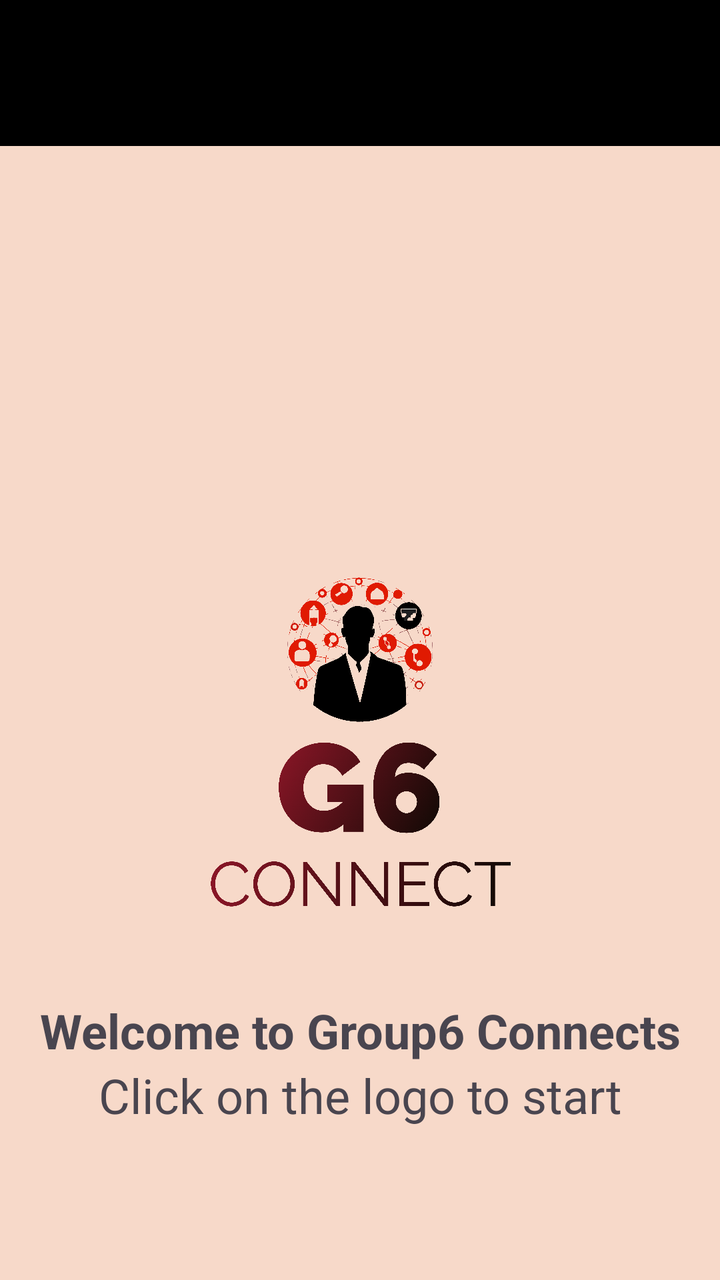
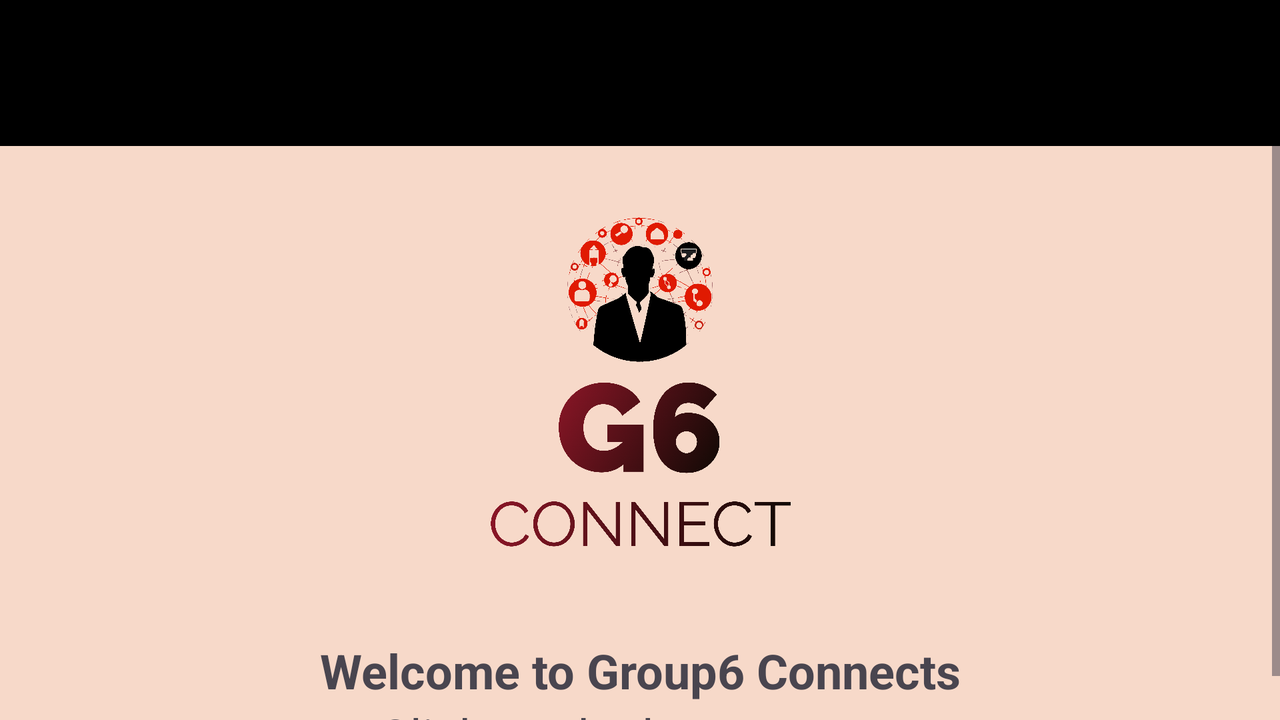

First picture: res/layout/ on a phone held upright. Second picture: the repository's own variant of that layout, on a device whose configuration matches the variant's folder. Source for both follows.
<!-- AndroidManifest.xml: application theme Theme.Group6_Project1 -->
<!-- res/layout/intro.xml -->
<?xml version="1.0" encoding="utf-8"?>
<LinearLayout xmlns:android="http://schemas.android.com/apk/res/android"
    xmlns:app="http://schemas.android.com/apk/res-auto"
    android:layout_width="match_parent"
    android:layout_height="match_parent"
    android:layout_gravity="center"
    android:background="#f7d9c9"
    android:orientation="vertical">

    


    <LinearLayout

        android:layout_width="match_parent"
        android:layout_height="73dp"
        android:background="@color/black">


        <ImageView
            android:id="@+id/ic_back"
            android:layout_width="50dp"
            android:layout_height="50dp"
            android:layout_gravity="center"
            android:layout_marginStart="180dp"
            android:layout_marginEnd="10dp"
            app:srcCompat="@drawable/group6_logo" />


    </LinearLayout>

    <ImageView
        android:id="@+id/main_img"
        android:layout_width="match_parent"
        android:layout_height="196dp"
        android:layout_marginTop="200dp"
        app:srcCompat="@drawable/group6_transparent" />

    <TextView
        android:layout_width="match_parent"
        android:layout_height="wrap_content"
        android:layout_gravity="center"
        android:layout_marginTop="30dp"
        android:gravity="center"
        android:text="Welcome to Group6 Connects"
        android:textSize="24sp"
        android:textStyle="bold" />

    <TextView
        android:id="@+id/textView6"
        android:layout_width="match_parent"
        android:layout_height="wrap_content"
        android:gravity="center"
        android:text="Click on the logo to start"
        android:textSize="24sp" />


</LinearLayout>
<!-- resources referenced by this layout -->
<resources>
  <!-- drawable group6_transparent: png bitmap (drawable, 917041 bytes) -->
  <style name="Theme.Group6_Project1" parent="Base.Theme.Group6_Project1" />
  <style name="Base.Theme.Group6_Project1" parent="Theme.Material3.DayNight.NoActionBar">
          
          
      </style>
</resources>
<!-- res/layout-land/intro.xml (the repository's variant of the layout above) -->
<!-- drawn on the phone turned sideways -->
<?xml version="1.0" encoding="utf-8"?>
<LinearLayout xmlns:android="http://schemas.android.com/apk/res/android"
    xmlns:app="http://schemas.android.com/apk/res-auto"
    android:layout_width="match_parent"
    android:layout_height="match_parent"
    android:layout_gravity="center"
    android:background="#f7d9c9"
    android:orientation="vertical">

    


    <LinearLayout

        android:layout_width="match_parent"
        android:layout_height="73dp"
        android:background="@color/black">


        <ImageView
            android:id="@+id/ic_back"
            android:layout_width="50dp"
            android:layout_height="50dp"
            android:layout_gravity="center"
            android:layout_marginStart="340dp"
            android:layout_marginEnd="10dp"
            app:srcCompat="@drawable/group6_logo" />


    </LinearLayout>

    <ScrollView
        android:layout_width="match_parent"
        android:layout_height="match_parent" >

        <LinearLayout
            android:layout_width="match_parent"
            android:layout_height="wrap_content"
            android:orientation="vertical">

            <ImageView
                android:id="@+id/main_img"
                android:layout_width="match_parent"
                android:layout_height="196dp"
                android:layout_marginTop="20dp"
                app:srcCompat="@drawable/group6_transparent" />

            <TextView
                android:layout_width="match_parent"
                android:layout_height="wrap_content"
                android:layout_gravity="center"
                android:layout_marginTop="30dp"
                android:gravity="center"
                android:text="Welcome to Group6 Connects"
                android:textSize="24sp"
                android:textStyle="bold" />

            <TextView
                android:id="@+id/textView6"
                android:layout_width="match_parent"
                android:layout_height="wrap_content"
                android:gravity="center"
                android:text="Click on the logo to start"
                android:textSize="24sp" />
        </LinearLayout>
    </ScrollView>


</LinearLayout>
